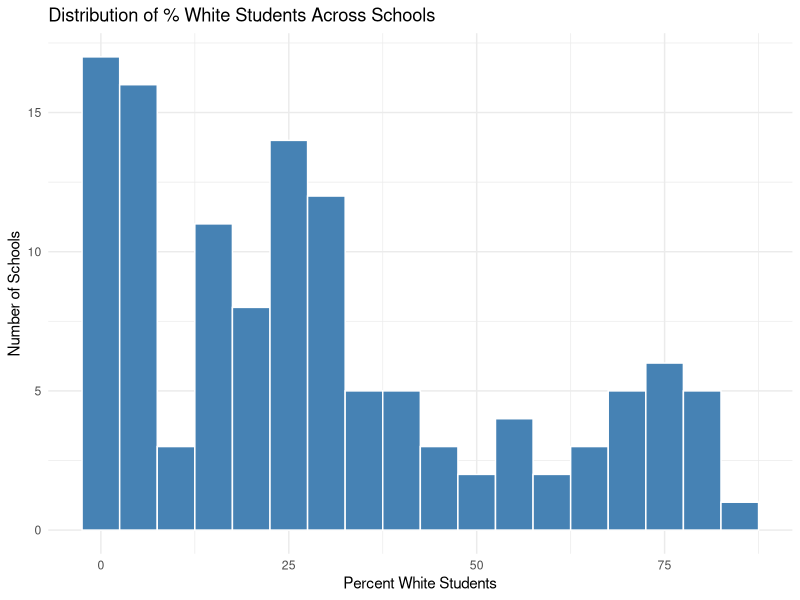
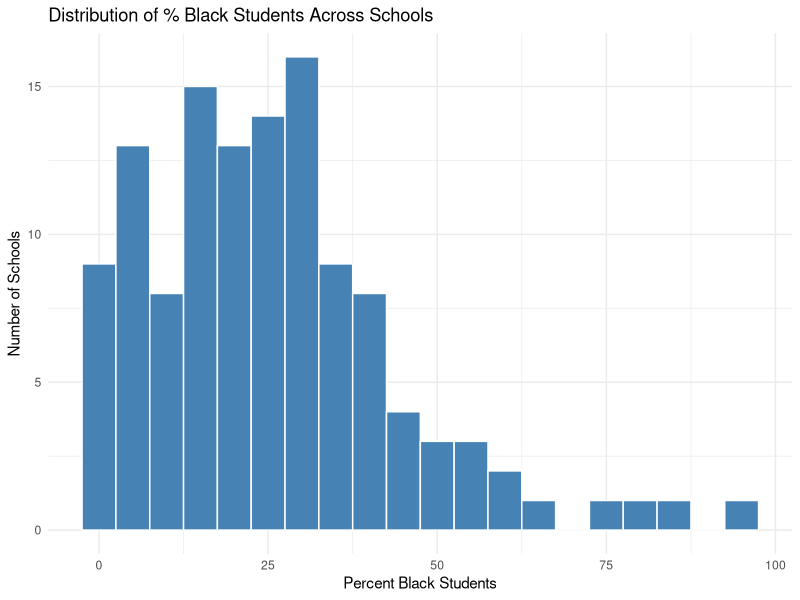
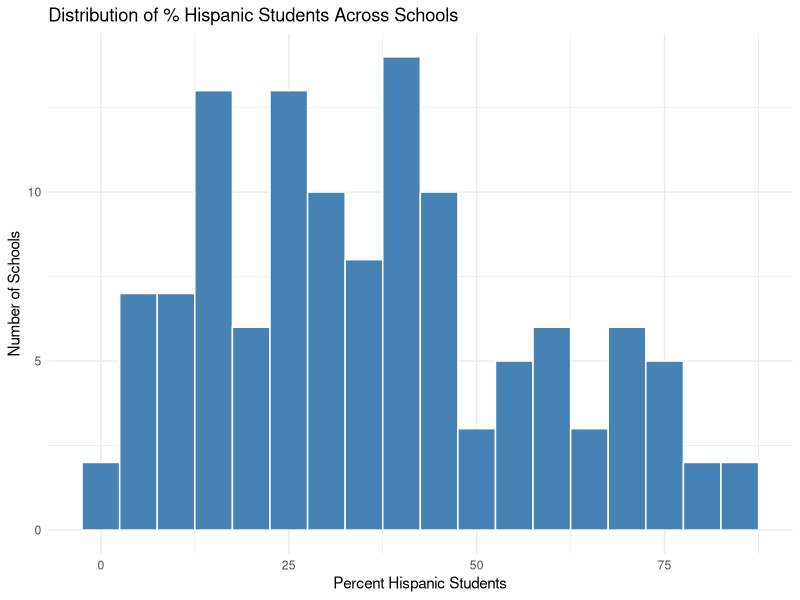
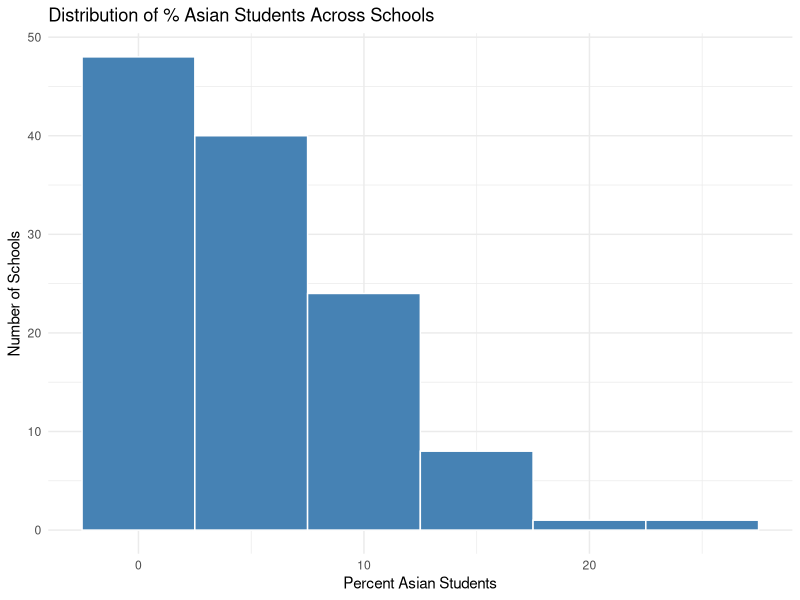
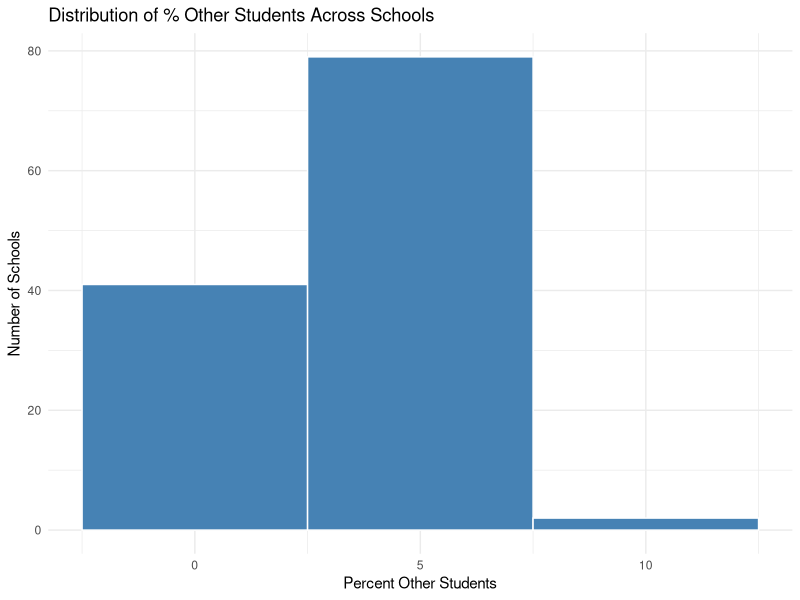
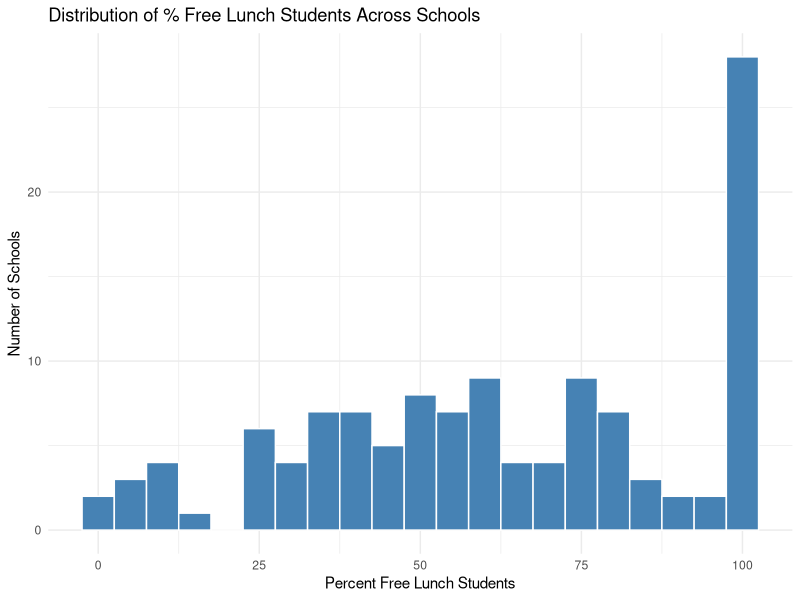
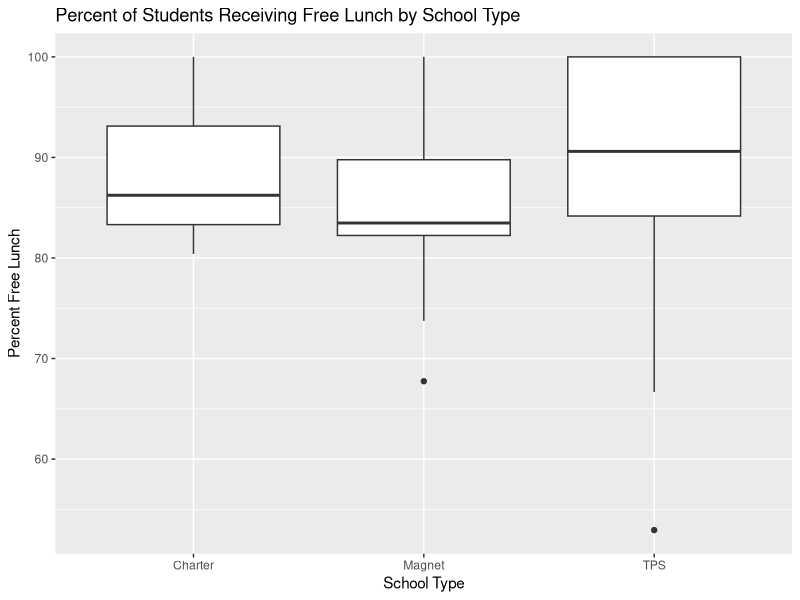
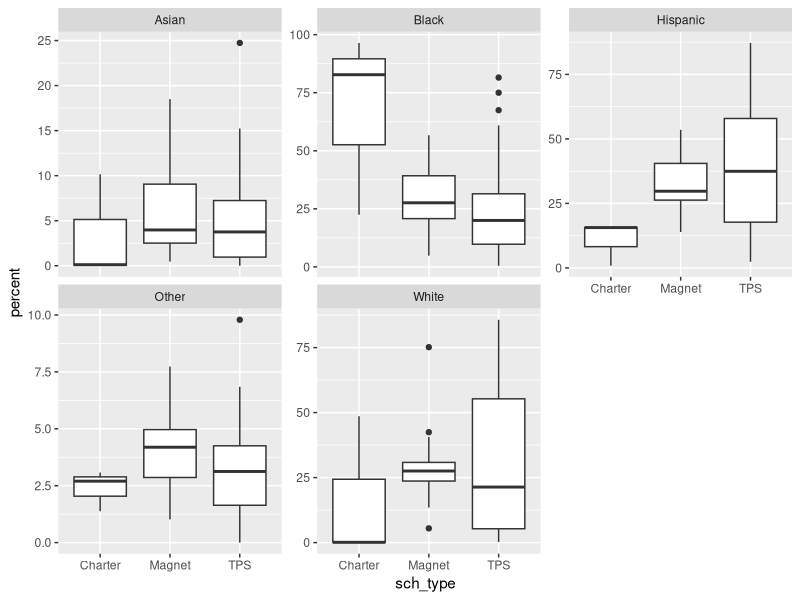

Write R code to recreate these figures, in order.
## ---- chunk 1
library(tidyverse)
ct_schools <- read.csv("ct_schools.csv")
head(ct_schools)
## ---- chunk 2
ct_schools <- ct_schools %>%
  mutate(
    sch_type = case_when(
      MAGNET == 1 ~ "Magnet",
      CHARTR == 1 ~ "Charter",
      MAGNET == 2 & CHARTR == 2 ~ "TPS",
      TRUE ~ NA_character_ 
    )
  )
## ---- chunk 3
ct_schools %>%
  count(sch_type)
## ---- chunk 4
ct_schools %>%
group_by(sch_type) %>%
  summarise(
    n = n(),
    n_missing_free_lunch = sum(is.na(FRELCH)),
    pct_missing = mean(is.na(FRELCH)) * 100
  )
## ---- chunk 5
ct_schools <- ct_schools |>
   mutate(level_group = case_when(
     LEVEL == 1 ~ "Elementary",
     LEVEL == 2 ~ "Middle",
     LEVEL == 3 ~ "High",
     is.na(LEVEL) ~ "Missing",
     TRUE ~ "Other"
   )
  )

## ---- chunk 6
ct_schools |>
  count(level_group)

## ---- chunk 7
ct_schools <- ct_schools |>
   mutate(title_i_status = case_when(
     TITLEI == 1 ~ "Eligible",
     TITLEI == 2 ~ "Not Eligible",
     is.na(TITLEI) ~ "Missing",
     TRUE ~ "Other"
   ))

## ---- chunk 8
ct_schools |>
  count(title_i_status)
## ---- chunk 9
ct_schools <- ct_schools |>
  mutate(
    pct_white = WHITE / TOTETH * 100,
    pct_black = BLACK / TOTETH * 100,
    pct_hispanic = HISP / TOTETH * 100,
    pct_asian = ASIAN / TOTETH * 100,
    pct_other = 100 - pct_white - pct_black - pct_hispanic - pct_asian,
    pct_frpl = (FRELCH + REDLCH) / TOTETH * 100
  )

## ---- chunk 10
ggplot(ct_schools, aes(x = pct_white)) +
   geom_histogram(binwidth = 5, fill = "steelblue", color = "white") +
   labs(
     title = "Distribution of % White Students Across Schools",
     x = "Percent White Students",
     y = "Number of Schools") +
       theme_minimal()

## ---- chunk 11
ggplot(ct_schools, aes(x = pct_black)) +
   geom_histogram(binwidth = 5, fill = "steelblue", color = "white") +
   labs(
     title = "Distribution of % Black Students Across Schools",
     x = "Percent Black Students",
     y = "Number of Schools") +
       theme_minimal()

## ---- chunk 12
ggplot(ct_schools, aes(x = pct_hispanic)) +
   geom_histogram(binwidth = 5, fill = "steelblue", color = "white") +
   labs(
     title = "Distribution of % Hispanic Students Across Schools",
     x = "Percent Hispanic Students",
     y = "Number of Schools") +
       theme_minimal()

## ---- chunk 13
ggplot(ct_schools, aes(x = pct_asian)) +
   geom_histogram(binwidth = 5, fill = "steelblue", color = "white") +
   labs(
     title = "Distribution of % Asian Students Across Schools",
     x = "Percent Asian Students",
     y = "Number of Schools") +
       theme_minimal()

## ---- chunk 14
ggplot(ct_schools, aes(x = pct_other)) +
   geom_histogram(binwidth = 5, fill = "steelblue", color = "white") +
   labs(
     title = "Distribution of % Other Students Across Schools",
     x = "Percent Other Students",
     y = "Number of Schools") +
       theme_minimal()

## ---- chunk 15
ggplot(ct_schools, aes(x = pct_frpl)) +
   geom_histogram(binwidth = 5, fill = "steelblue", color = "white") +
   labs(
     title = "Distribution of % Free Lunch Students Across Schools",
     x = "Percent Free Lunch Students",
     y = "Number of Schools") +
       theme_minimal()

## ---- chunk 16
ct_schools <- ct_schools |>
  mutate(pct_freelunch = FRELCH / TOTFRL * 100)
## ---- chunk 17


ct_schools |>
  ggplot(aes(x = sch_type, y = pct_freelunch)) +
  geom_boxplot() +
  labs(
    title = "Percent of Students Receiving Free Lunch by School Type",
    x = "School Type",
    y = "Percent Free Lunch"
  )


## ---- chunk 18

library(tidyr)

race_data <- ct_schools |>
  select(sch_type, pct_white, pct_black, pct_hispanic, pct_asian, pct_other) |>
  pivot_longer(
    cols = starts_with("pct_"),
    names_to = "race",
    values_to = "percent"
  ) |>
  mutate(
    race = case_when(
      race == "pct_white" ~ "White",
      race == "pct_black" ~ "Black",
      race == "pct_hispanic" ~ "Hispanic",
      race == "pct_asian" ~ "Asian",
      race == "pct_other" ~ "Other"
    )
  )
## ---- chunk 19
ggplot(race_data, aes(x = sch_type, y = percent)) +
  geom_boxplot() +
  facet_wrap(~ race, scales = "free_y") 
